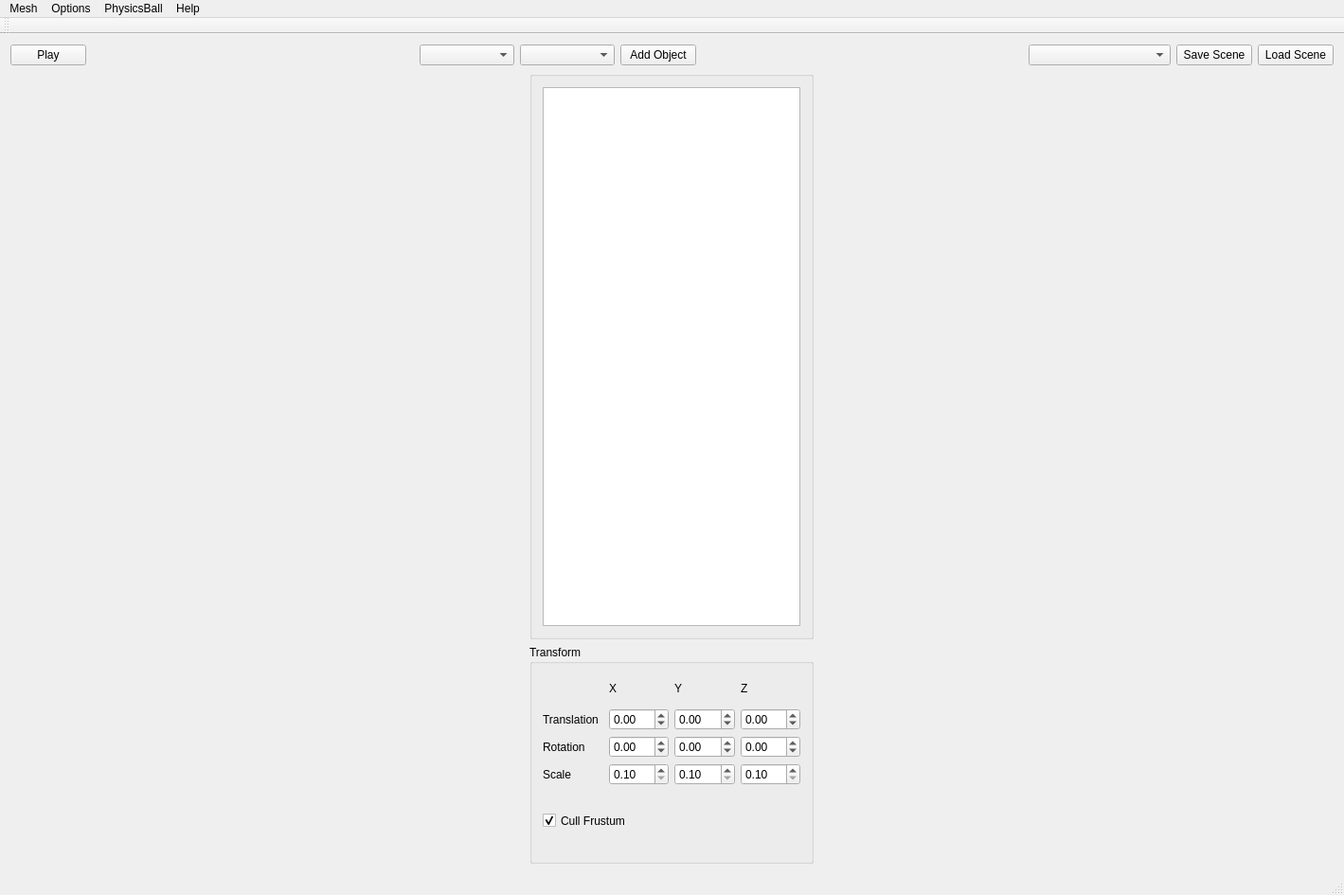
<?xml version="1.0" encoding="UTF-8"?>
<ui version="4.0">
 <class>MainWindow</class>
 <widget class="QMainWindow" name="MainWindow">
  <property name="geometry">
   <rect>
    <x>0</x>
    <y>0</y>
    <width>1419</width>
    <height>945</height>
   </rect>
  </property>
  <property name="windowTitle">
   <string>Tabo Engine</string>
  </property>
  <widget class="QWidget" name="centralWidget">
   <layout class="QVBoxLayout" name="verticalLayout">
    <item>
     <layout class="QHBoxLayout" name="horizontalLayout_5">
      <item>
       <widget class="QPushButton" name="PlayStop">
        <property name="text">
         <string>Play</string>
        </property>
        <property name="checkable">
         <bool>true</bool>
        </property>
       </widget>
      </item>
      <item>
       <spacer name="horizontalSpacer_2">
        <property name="orientation">
         <enum>Qt::Horizontal</enum>
        </property>
        <property name="sizeHint" stdset="0">
         <size>
          <width>40</width>
          <height>20</height>
         </size>
        </property>
       </spacer>
      </item>
      <item>
       <widget class="QComboBox" name="comboBox">
        <property name="sizePolicy">
         <sizepolicy hsizetype="Minimum" vsizetype="Fixed">
          <horstretch>0</horstretch>
          <verstretch>0</verstretch>
         </sizepolicy>
        </property>
        <property name="minimumSize">
         <size>
          <width>100</width>
          <height>0</height>
         </size>
        </property>
       </widget>
      </item>
      <item>
       <widget class="QComboBox" name="comboBox_2">
        <property name="minimumSize">
         <size>
          <width>100</width>
          <height>0</height>
         </size>
        </property>
       </widget>
      </item>
      <item>
       <widget class="QPushButton" name="addObject">
        <property name="text">
         <string>Add Object</string>
        </property>
       </widget>
      </item>
      <item>
       <spacer name="horizontalSpacer">
        <property name="orientation">
         <enum>Qt::Horizontal</enum>
        </property>
        <property name="sizeHint" stdset="0">
         <size>
          <width>40</width>
          <height>20</height>
         </size>
        </property>
       </spacer>
      </item>
      <item>
       <widget class="QComboBox" name="comboBox_3">
        <property name="minimumSize">
         <size>
          <width>150</width>
          <height>0</height>
         </size>
        </property>
       </widget>
      </item>
      <item>
       <widget class="QPushButton" name="saveScene">
        <property name="text">
         <string>Save Scene</string>
        </property>
       </widget>
      </item>
      <item>
       <widget class="QPushButton" name="loadScene">
        <property name="text">
         <string>Load Scene</string>
        </property>
       </widget>
      </item>
     </layout>
    </item>
    <item>
     <layout class="QHBoxLayout" name="horizontalLayout_4">
      <item>
       <layout class="QVBoxLayout" name="OpenGLLayout"/>
      </item>
      <item>
       <layout class="QHBoxLayout" name="horizontalLayout_6">
        <item>
         <layout class="QGridLayout" name="gridLayout">
          <item row="1" column="0">
           <widget class="QGroupBox" name="TransformGroupBox">
            <property name="sizePolicy">
             <sizepolicy hsizetype="Fixed" vsizetype="Minimum">
              <horstretch>0</horstretch>
              <verstretch>0</verstretch>
             </sizepolicy>
            </property>
            <property name="minimumSize">
             <size>
              <width>300</width>
              <height>150</height>
             </size>
            </property>
            <property name="maximumSize">
             <size>
              <width>16777215</width>
              <height>300</height>
             </size>
            </property>
            <property name="title">
             <string>Transform</string>
            </property>
            <layout class="QGridLayout" name="gridLayout_2">
             <item row="0" column="1">
              <widget class="QLabel" name="xLabel">
               <property name="maximumSize">
                <size>
                 <width>16777215</width>
                 <height>30</height>
                </size>
               </property>
               <property name="text">
                <string>X</string>
               </property>
              </widget>
             </item>
             <item row="1" column="2">
              <widget class="QDoubleSpinBox" name="TranslateYspinBox">
               <property name="minimum">
                <double>-5000.000000000000000</double>
               </property>
               <property name="maximum">
                <double>5000.000000000000000</double>
               </property>
               <property name="singleStep">
                <double>0.100000000000000</double>
               </property>
              </widget>
             </item>
             <item row="2" column="1">
              <widget class="QDoubleSpinBox" name="RotateXspinBox">
               <property name="minimum">
                <double>-360.000000000000000</double>
               </property>
               <property name="maximum">
                <double>360.000000000000000</double>
               </property>
              </widget>
             </item>
             <item row="1" column="3">
              <widget class="QDoubleSpinBox" name="TranslateZspinBox">
               <property name="minimum">
                <double>-5000.000000000000000</double>
               </property>
               <property name="maximum">
                <double>5000.000000000000000</double>
               </property>
               <property name="singleStep">
                <double>0.100000000000000</double>
               </property>
              </widget>
             </item>
             <item row="3" column="2">
              <widget class="QDoubleSpinBox" name="ScaleYspinBox">
               <property name="minimum">
                <double>0.100000000000000</double>
               </property>
               <property name="maximum">
                <double>100.000000000000000</double>
               </property>
               <property name="singleStep">
                <double>0.100000000000000</double>
               </property>
              </widget>
             </item>
             <item row="3" column="1">
              <widget class="QDoubleSpinBox" name="ScaleXspinBox">
               <property name="minimum">
                <double>0.100000000000000</double>
               </property>
               <property name="maximum">
                <double>100.000000000000000</double>
               </property>
               <property name="singleStep">
                <double>0.100000000000000</double>
               </property>
              </widget>
             </item>
             <item row="1" column="1">
              <widget class="QDoubleSpinBox" name="TranslateXspinBox">
               <property name="minimum">
                <double>-5000.000000000000000</double>
               </property>
               <property name="maximum">
                <double>5000.000000000000000</double>
               </property>
               <property name="singleStep">
                <double>0.100000000000000</double>
               </property>
               <property name="value">
                <double>0.000000000000000</double>
               </property>
              </widget>
             </item>
             <item row="1" column="0">
              <widget class="QLabel" name="TranslateLabel">
               <property name="text">
                <string>Translation</string>
               </property>
              </widget>
             </item>
             <item row="3" column="0">
              <widget class="QLabel" name="ScaleLabel">
               <property name="text">
                <string>Scale</string>
               </property>
              </widget>
             </item>
             <item row="2" column="2">
              <widget class="QDoubleSpinBox" name="RotateYspinBox">
               <property name="minimum">
                <double>-360.000000000000000</double>
               </property>
               <property name="maximum">
                <double>360.000000000000000</double>
               </property>
              </widget>
             </item>
             <item row="0" column="2">
              <widget class="QLabel" name="yLabel">
               <property name="maximumSize">
                <size>
                 <width>16777215</width>
                 <height>30</height>
                </size>
               </property>
               <property name="text">
                <string>Y</string>
               </property>
              </widget>
             </item>
             <item row="0" column="3">
              <widget class="QLabel" name="zLabel">
               <property name="maximumSize">
                <size>
                 <width>16777215</width>
                 <height>30</height>
                </size>
               </property>
               <property name="text">
                <string>Z</string>
               </property>
              </widget>
             </item>
             <item row="2" column="0">
              <widget class="QLabel" name="RotateLabel">
               <property name="text">
                <string>Rotation</string>
               </property>
              </widget>
             </item>
             <item row="6" column="0">
              <widget class="QCheckBox" name="usingFrustumCulling">
               <property name="sizePolicy">
                <sizepolicy hsizetype="Preferred" vsizetype="Preferred">
                 <horstretch>18</horstretch>
                 <verstretch>0</verstretch>
                </sizepolicy>
               </property>
               <property name="minimumSize">
                <size>
                 <width>91</width>
                 <height>0</height>
                </size>
               </property>
               <property name="text">
                <string>Cull Frustum</string>
               </property>
               <property name="checked">
                <bool>true</bool>
               </property>
              </widget>
             </item>
             <item row="5" column="0">
              <layout class="QVBoxLayout" name="verticalLayout_2"/>
             </item>
             <item row="3" column="3">
              <widget class="QDoubleSpinBox" name="ScaleZspinBox">
               <property name="minimum">
                <double>0.100000000000000</double>
               </property>
               <property name="maximum">
                <double>100.000000000000000</double>
               </property>
               <property name="singleStep">
                <double>0.100000000000000</double>
               </property>
              </widget>
             </item>
             <item row="2" column="3">
              <widget class="QDoubleSpinBox" name="RotateZspinBox">
               <property name="minimum">
                <double>-360.000000000000000</double>
               </property>
               <property name="maximum">
                <double>360.000000000000000</double>
               </property>
              </widget>
             </item>
            </layout>
           </widget>
          </item>
          <item row="0" column="0">
           <widget class="QGroupBox" name="GameObjectsGroupBox">
            <property name="sizePolicy">
             <sizepolicy hsizetype="Fixed" vsizetype="Fixed">
              <horstretch>0</horstretch>
              <verstretch>0</verstretch>
             </sizepolicy>
            </property>
            <property name="minimumSize">
             <size>
              <width>300</width>
              <height>600</height>
             </size>
            </property>
            <property name="font">
             <font>
              <family>Segoe UI</family>
              <pointsize>14</pointsize>
              <weight>50</weight>
              <bold>false</bold>
             </font>
            </property>
            <property name="title">
             <string/>
            </property>
            <property name="flat">
             <bool>false</bool>
            </property>
            <property name="checkable">
             <bool>false</bool>
            </property>
            <layout class="QHBoxLayout" name="horizontalLayout_2">
             <item>
              <widget class="QListWidget" name="listWidget">
               <property name="minimumSize">
                <size>
                 <width>0</width>
                 <height>550</height>
                </size>
               </property>
              </widget>
             </item>
            </layout>
           </widget>
          </item>
         </layout>
        </item>
       </layout>
      </item>
     </layout>
    </item>
   </layout>
  </widget>
  <widget class="QMenuBar" name="menuBar">
   <property name="geometry">
    <rect>
     <x>0</x>
     <y>0</y>
     <width>1419</width>
     <height>20</height>
    </rect>
   </property>
   <widget class="QMenu" name="menuAdd_Mesh">
    <property name="title">
     <string>Mesh</string>
    </property>
    <addaction name="actionCube"/>
    <addaction name="actionPyramid"/>
    <addaction name="actionSphere"/>
    <addaction name="actionSuzanne"/>
    <addaction name="actionDelete_Selected"/>
    <addaction name="actionGetCurrentRow"/>
   </widget>
   <widget class="QMenu" name="menuOptions">
    <property name="title">
     <string>Options</string>
    </property>
    <addaction name="actionLOD_toggle"/>
    <addaction name="actionFrustum_Culling_toggle"/>
    <addaction name="actionShow_Wireframe_toggle"/>
    <addaction name="actionShow_All_Collision_Boxes_toggle"/>
   </widget>
   <widget class="QMenu" name="menuHelp">
    <property name="title">
     <string>Help</string>
    </property>
    <addaction name="actionInfo"/>
   </widget>
   <widget class="QMenu" name="menuPhysicsBall">
    <property name="title">
     <string>PhysicsBall</string>
    </property>
    <addaction name="actionPlay"/>
    <addaction name="actionReset_Ball"/>
   </widget>
   <addaction name="menuAdd_Mesh"/>
   <addaction name="menuOptions"/>
   <addaction name="menuPhysicsBall"/>
   <addaction name="menuHelp"/>
  </widget>
  <widget class="QToolBar" name="mainToolBar">
   <attribute name="toolBarArea">
    <enum>TopToolBarArea</enum>
   </attribute>
   <attribute name="toolBarBreak">
    <bool>false</bool>
   </attribute>
  </widget>
  <widget class="QStatusBar" name="statusBar"/>
  <action name="actionCube">
   <property name="text">
    <string>Cube</string>
   </property>
  </action>
  <action name="actionPyramid">
   <property name="text">
    <string>Pyramid</string>
   </property>
  </action>
  <action name="actionSphere">
   <property name="text">
    <string>Sphere</string>
   </property>
  </action>
  <action name="actionSuzanne">
   <property name="text">
    <string>Suzanne</string>
   </property>
  </action>
  <action name="actionDelete_Selected">
   <property name="text">
    <string>Delete Selected</string>
   </property>
  </action>
  <action name="actionGetCurrentRow">
   <property name="text">
    <string>GetCurrentRow</string>
   </property>
  </action>
  <action name="actionLOD_toggle">
   <property name="checkable">
    <bool>true</bool>
   </property>
   <property name="checked">
    <bool>true</bool>
   </property>
   <property name="text">
    <string>LOD ON</string>
   </property>
  </action>
  <action name="actionFrustum_Culling_toggle">
   <property name="checkable">
    <bool>true</bool>
   </property>
   <property name="checked">
    <bool>true</bool>
   </property>
   <property name="text">
    <string>Frustum Culling ON</string>
   </property>
  </action>
  <action name="actionShow_Wireframe_toggle">
   <property name="checkable">
    <bool>true</bool>
   </property>
   <property name="text">
    <string>Show Wireframe </string>
   </property>
  </action>
  <action name="actionShow_All_Collision_Boxes_toggle">
   <property name="checkable">
    <bool>true</bool>
   </property>
   <property name="text">
    <string>Show All Collision Boxes</string>
   </property>
  </action>
  <action name="actionInfo">
   <property name="text">
    <string>Info</string>
   </property>
  </action>
  <action name="actionPlay">
   <property name="checkable">
    <bool>true</bool>
   </property>
   <property name="text">
    <string>Play</string>
   </property>
  </action>
  <action name="actionReset_Ball">
   <property name="text">
    <string>Reset Ball</string>
   </property>
  </action>
 </widget>
 <layoutdefault spacing="6" margin="11"/>
 <resources/>
 <connections/>
</ui>
